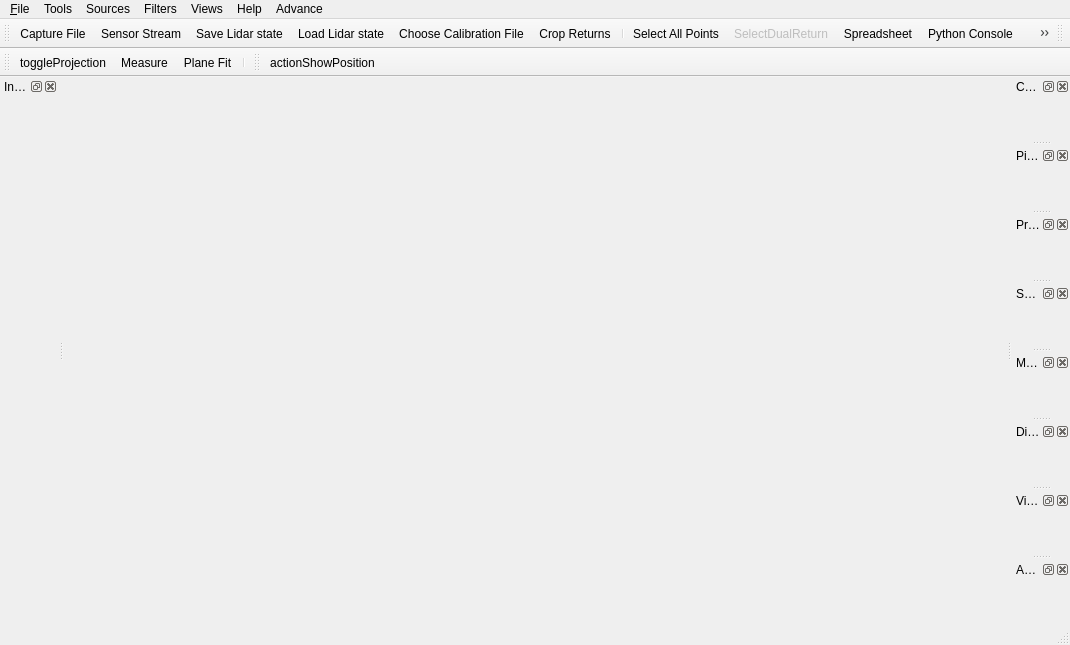
<?xml version="1.0" encoding="UTF-8"?>
<ui version="4.0">
 <class>vvMainWindow</class>
 <widget class="QMainWindow" name="vvMainWindow">
  <property name="geometry">
   <rect>
    <x>0</x>
    <y>0</y>
    <width>1070</width>
    <height>645</height>
   </rect>
  </property>
  <property name="acceptDrops">
   <bool>true</bool>
  </property>
  <property name="windowTitle">
   <string>MainWindow</string>
  </property>
  <property name="windowIcon">
   <iconset resource="vvResources.qrc">
    <normaloff>:/vvResources/Icons/logo.png</normaloff>:/vvResources/Icons/logo.png</iconset>
  </property>
  <widget class="QWidget" name="centralwidget">
   <property name="acceptDrops">
    <bool>true</bool>
   </property>
  </widget>
  <widget class="QMenuBar" name="menubar">
   <property name="geometry">
    <rect>
     <x>0</x>
     <y>0</y>
     <width>1070</width>
     <height>25</height>
    </rect>
   </property>
   <widget class="QMenu" name="menu_File">
    <property name="title">
     <string>&amp;File</string>
    </property>
    <widget class="QMenu" name="menuRecent_Files">
     <property name="title">
      <string>&amp;Recent Files</string>
     </property>
     <addaction name="separator"/>
     <addaction name="actionClear_Menu"/>
    </widget>
    <widget class="QMenu" name="menuSaveAs">
     <property name="title">
      <string>Save &amp;As</string>
     </property>
     <addaction name="actionSavePCAP"/>
     <addaction name="actionSaveCSV"/>
     <addaction name="actionSavePositionCSV"/>
    </widget>
    <widget class="QMenu" name="menu_Open">
     <property name="title">
      <string>&amp;Open</string>
     </property>
     <addaction name="actionOpenPcap"/>
     <addaction name="actionOpen_Sensor_Stream"/>
     <addaction name="separator"/>
     <addaction name="actionChoose_Calibration_File"/>
    </widget>
    <addaction name="menu_Open"/>
    <addaction name="menuRecent_Files"/>
    <addaction name="separator"/>
    <addaction name="menuSaveAs"/>
    <addaction name="actionSaveScreenshot"/>
    <addaction name="separator"/>
    <addaction name="actionClose"/>
    <addaction name="separator"/>
    <addaction name="actionE_xit"/>
   </widget>
   <widget class="QMenu" name="menuTools">
    <property name="title">
     <string>Tools</string>
    </property>
    <widget class="QMenu" name="menuDebugging">
     <property name="title">
      <string>Debugging</string>
     </property>
     <addaction name="actionNative_File_Dialogs"/>
     <addaction name="actionAdvanceFeature"/>
    </widget>
    <widget class="QMenu" name="menuDualReturnMode">
     <property name="title">
      <string>&amp;Dual Return Mode</string>
     </property>
     <addaction name="actionDualReturnModeDual"/>
     <addaction name="actionDualReturnDistanceNear"/>
     <addaction name="actionDualReturnDistanceFar"/>
     <addaction name="actionDualReturnIntensityHigh"/>
     <addaction name="actionDualReturnIntensityLow"/>
    </widget>
    <widget class="QMenu" name="menuProcessing_Options">
     <property name="title">
      <string>Processing Options</string>
     </property>
     <addaction name="actionCorrectIntensityValues"/>
     <addaction name="actionFastRenderer"/>
     <addaction name="actionIgnoreZeroDistances"/>
     <addaction name="actionHideDropPoints"/>
     <addaction name="actionIntraFiringAdjust"/>
     <addaction name="actionIgnoreEmptyFrames"/>
    </widget>
    <addaction name="actionSpreadsheet"/>
    <addaction name="actionMeasurement_Grid"/>
    <addaction name="actionShowRPM"/>
    <addaction name="actionGrid_Properties"/>
    <addaction name="separator"/>
    <addaction name="actionChoose_Calibration_File"/>
    <addaction name="actionLaserSelection"/>
    <addaction name="actionCropReturns"/>
    <addaction name="menuDualReturnMode"/>
    <addaction name="actionSelectDualReturn"/>
    <addaction name="separator"/>
    <addaction name="menuProcessing_Options"/>
    <addaction name="separator"/>
    <addaction name="actionRecord"/>
    <addaction name="separator"/>
    <addaction name="separator"/>
    <addaction name="actionPython_Console"/>
    <addaction name="actionShowErrorDialog"/>
    <addaction name="separator"/>
    <addaction name="menuDebugging"/>
    <addaction name="separator"/>
   </widget>
   <widget class="QMenu" name="menuHelp">
    <property name="title">
     <string>Help</string>
    </property>
    <action name="actionResetDefaultSettings">
     <property name="text">
      <string>Reset LidarView settings</string>
     </property>
     <property name="iconText">
      <string>This will reset all LidarView settings by default</string>
     </property>
    </action>
    <addaction name="actionAbout_LidarView"/>
    <addaction name="separator"/>
    <addaction name="actionLidarViewUserGuide"/>
    <addaction name="actionLidarViewDeveloperGuide"/>
    <addaction name="actionResetDefaultSettings"/>
   </widget>
   <widget class="QMenu" name="menuViews">
    <property name="title">
     <string>Views</string>
    </property>
   </widget>
   <widget class="QMenu" name="menuFilters">
    <property name="title">
     <string>Filters</string>
    </property>
   </widget>
   <widget class="QMenu" name="menuSources">
    <property name="title">
     <string>Sources</string>
    </property>
   </widget>
   <widget class="QMenu" name="menuAdvance">
    <property name="title">
     <string>Advance</string>
    </property>
   </widget>
   <addaction name="menu_File"/>
   <addaction name="menuTools"/>
   <addaction name="menuSources"/>
   <addaction name="menuFilters"/>
   <addaction name="menuViews"/>
   <addaction name="menuHelp"/>
   <addaction name="menuAdvance"/>
  </widget>
  <widget class="pqStatusBar" name="statusbar"/>
  <widget class="QToolBar" name="toolBar">
   <property name="windowTitle">
    <string>Basic Controls</string>
   </property>
   <attribute name="toolBarArea">
    <enum>TopToolBarArea</enum>
   </attribute>
   <attribute name="toolBarBreak">
    <bool>false</bool>
   </attribute>
   <addaction name="actionOpenPcap"/>
   <addaction name="actionOpen_Sensor_Stream"/>
   <addaction name="actionSaveLidarState"/>
   <addaction name="actionLoadLidarState"/>
   <addaction name="actionChoose_Calibration_File"/>
   <addaction name="actionCropReturns"/>
   <addaction name="separator"/>
   <addaction name="actionSelect_All_Points"/>
   <addaction name="actionSelectDualReturn2"/>
   <addaction name="actionSpreadsheet"/>
   <addaction name="actionPython_Console"/>
   <addaction name="actionShowErrorDialog"/>
   <addaction name="actionEnableAdvancedArrays"/>
</widget>
  <widget class="lqColorToolbar" name="colorToolBar">
   <property name="windowTitle">
    <string>Color Controls</string>
   </property>
   <attribute name="toolBarArea">
    <enum>TopToolBarArea</enum>
   </attribute>
   <attribute name="toolBarBreak">
    <bool>false</bool>
   </attribute>
  </widget>
  <widget class="QToolBar" name="viewSettings">
   <property name="windowTitle">
    <string>View Controls</string>
   </property>
   <attribute name="toolBarArea">
    <enum>TopToolBarArea</enum>
   </attribute>
   <attribute name="toolBarBreak">
    <bool>true</bool>
   </attribute>
   <addaction name="actionToggleProjection"/>
   <addaction name="actionMeasure"/>
   <addaction name="actionPlaneFit"/>
   <addaction name="separator"/>
  </widget>
  <widget class="QToolBar" name="geolocationToolbar">
   <property name="windowTitle">
    <string>Geolocation Controls</string>
   </property>
   <attribute name="toolBarArea">
    <enum>TopToolBarArea</enum>
   </attribute>
   <attribute name="toolBarBreak">
    <bool>false</bool>
   </attribute>
   <addaction name="actionShowPosition"/>
  </widget>
  <widget class="QDockWidget" name="colorMapEditorDock">
   <property name="windowTitle">
    <string>Color Map Editor</string>
   </property>
   <attribute name="dockWidgetArea">
    <number>2</number>
   </attribute>
   <widget class="pqColorMapEditor" name="colorMapEditorPanel"/>
  </widget>
  <widget class="QDockWidget" name="pipelineBrowserDock">
   <property name="features">
    <set>QDockWidget::AllDockWidgetFeatures</set>
   </property>
   <property name="windowTitle">
    <string>Pipeline Browser</string>
   </property>
   <attribute name="dockWidgetArea">
    <number>2</number>
   </attribute>
   <widget class="pqPipelineBrowserWidget" name="pipelineBrowser"/>
  </widget>
  <widget class="QDockWidget" name="propertiesDock">
   <property name="features">
    <set>QDockWidget::AllDockWidgetFeatures</set>
   </property>
   <property name="windowTitle">
    <string>Properties</string>
   </property>
   <attribute name="dockWidgetArea">
    <number>2</number>
   </attribute>
   <widget class="pqPropertiesPanel" name="propertiesPanel"/>
  </widget>
  <widget class="QDockWidget" name="spreadSheetDock">
   <property name="windowTitle">
    <string>SpreadSheet</string>
   </property>
   <attribute name="dockWidgetArea">
    <number>2</number>
   </attribute>
   <widget class="QWidget" name="spreadSheet"/>
  </widget>
  <widget class="QDockWidget" name="memoryInspectorDock">
   <property name="windowTitle">
    <string>Memory Inspector</string>
   </property>
   <attribute name="dockWidgetArea">
    <number>2</number>
   </attribute>
   <widget class="pqMemoryInspectorPanel" name="memoryInspectorPanel"/>
  </widget>
  <widget class="QDockWidget" name="informationDock">
   <property name="windowTitle">
    <string>Information</string>
   </property>
   <attribute name="dockWidgetArea">
    <number>1</number>
   </attribute>
   <widget class="pqProxyInformationWidget" name="proxyInformationWidget"/>
  </widget>
  <widget class="QDockWidget" name="displayPropertiesDock">
   <property name="windowTitle">
    <string>Display</string>
   </property>
   <attribute name="dockWidgetArea">
    <number>2</number>
   </attribute>
   <widget class="pqPropertiesPanel" name="displayPropertiesPanel"/>
  </widget>
  <widget class="QDockWidget" name="viewPropertiesDock">
   <property name="windowTitle">
    <string>View</string>
   </property>
   <attribute name="dockWidgetArea">
    <number>2</number>
   </attribute>
   <widget class="pqPropertiesPanel" name="viewPropertiesPanel"/>
  </widget>
  <widget class="QDockWidget" name="viewAnimationDock">
   <property name="windowTitle">
    <string>Animation</string>
   </property>
   <attribute name="dockWidgetArea">
    <number>2</number>
   </attribute>
   <widget class="pqPVAnimationWidget" name="animationPanel"/>
  </widget>
  <action name="actionE_xit">
   <property name="text">
    <string>E&amp;xit</string>
   </property>
   <property name="statusTip">
    <string>Exit Application</string>
   </property>
   <property name="shortcut">
    <string>Ctrl+Q</string>
   </property>
  </action>
  <action name="actionOpenPcap">
   <property name="icon">
    <iconset resource="../Plugins/VelodyneUIPlugin/Ui/images/resources.qrc">
     <normaloff>:/LidarViewPlugin/WiresharkDoc-128.png</normaloff>:/LidarViewPlugin/WiresharkDoc-128.png</iconset>
   </property>
   <property name="text">
    <string>&amp;Capture File...</string>
   </property>
   <property name="toolTip">
    <string>Open a Wireshark-format capture file with data collected from a lidar sensor</string>
   </property>
   <property name="statusTip">
    <string>Open Data File</string>
   </property>
   <property name="shortcut">
    <string>Ctrl+O</string>
   </property>
  </action>
  <action name="actionSelect_Visible_Points">
   <property name="icon">
    <iconset resource="vvResources.qrc">
     <normaloff>:/vvResources/Icons/pqSurfaceSelectionPoint24.png</normaloff>:/vvResources/Icons/pqSurfaceSelectionPoint24.png</iconset>
   </property>
   <property name="text">
    <string>Select Visible Points</string>
   </property>
   <property name="toolTip">
    <string>Select Visible Points (s)</string>
   </property>
  </action>
  <action name="actionSelect_All_Points">
   <property name="checkable">
    <bool>true</bool>
   </property>
   <property name="icon">
    <iconset resource="vvResources.qrc">
     <normaloff>:/vvResources/Icons/pqFrustumSelectionPoint24.png</normaloff>:/vvResources/Icons/pqFrustumSelectionPoint24.png</iconset>
   </property>
   <property name="text">
    <string>Select All Points</string>
   </property>
   <property name="toolTip">
    <string>Select All Points (g)</string>
   </property>
  </action>
  <action name="actionSpreadsheet">
   <property name="checkable">
    <bool>true</bool>
   </property>
   <property name="icon">
    <iconset resource="vvResources.qrc">
     <normaloff>:/vvResources/Icons/pqSpreadsheet16.png</normaloff>:/vvResources/Icons/pqSpreadsheet16.png</iconset>
   </property>
   <property name="text">
    <string>Spreadsheet</string>
   </property>
   <property name="toolTip">
    <string>Spreadsheet</string>
   </property>
   <property name="shortcut">
    <string>Ctrl+T</string>
   </property>
  </action>
  <action name="actionOpen_Sensor_Stream">
   <property name="icon">
    <iconset resource="../Plugins/VelodyneUIPlugin/Ui/images/resources.qrc">
     <normaloff>:/LidarViewPlugin/lidar.png</normaloff>:/LidarViewPlugin/lidar.png</iconset>
   </property>
   <property name="text">
    <string>Sensor &amp;Stream...</string>
   </property>
   <property name="shortcut">
    <string>Ctrl+K</string>
   </property>
  </action>
  <action name="actionSaveLidarState">
   <property name="icon">
    <iconset resource="../LVCore/ApplicationComponents/lqResources.qrc">
     <normaloff>:/lqResources/Icons/pqSaveState.png</normaloff>:/lqResources/Icons/pqSaveState.png</iconset>
   </property>
   <property name="text">
    <string>Save Lidar state</string>
   </property>
  </action>
  <action name="actionLoadLidarState">
   <property name="icon">
    <iconset resource="../LVCore/ApplicationComponents/lqResources.qrc">
     <normaloff>:/lqResources/Icons/pqLoadState.png</normaloff>:/lqResources/Icons/pqLoadState.png</iconset>
   </property>
   <property name="text">
    <string>Load Lidar state</string>
   </property>
  </action>
  <action name="actionChoose_Calibration_File">
   <property name="icon">
    <iconset resource="../Plugins/VelodyneUIPlugin/Ui/images/resources.qrc">
     <normaloff>:/LidarViewPlugin/calibrate.png</normaloff>:/LidarViewPlugin/calibrate.png</iconset>
   </property>
   <property name="text">
    <string>Choose &amp;Calibration File...</string>
   </property>
  </action>
  <action name="actionPause">
   <property name="icon">
    <iconset>
     <normaloff>:/LidarViewPlugin/media-playback-pause.png</normaloff>:/LidarViewPlugin/media-playback-pause.png</iconset>
   </property>
   <property name="text">
    <string>Pause</string>
   </property>
   <property name="shortcut">
    <string>Space</string>
   </property>
  </action>
  <action name="actionPython_Console">
   <property name="icon">
    <iconset resource="vvResources.qrc">
     <normaloff>:/vvResources/Icons/python_logo_124.png</normaloff>:/vvResources/Icons/python_logo_124.png</iconset>
   </property>
   <property name="text">
    <string>Python Console</string>
   </property>
   <property name="shortcut">
    <string>F8</string>
   </property>
  </action>
  <action name="actionClose">
   <property name="text">
    <string>&amp;Close Data</string>
   </property>
   <property name="toolTip">
    <string>Close Data</string>
   </property>
   <property name="shortcut">
    <string>Ctrl+W</string>
   </property>
  </action>
  <action name="actionMeasurement_Grid">
   <property name="checkable">
    <bool>true</bool>
   </property>
   <property name="checked">
    <bool>true</bool>
   </property>
   <property name="text">
    <string>Measurement Grid</string>
   </property>
   <property name="shortcut">
    <string>Ctrl+G</string>
   </property>
  </action>
  <action name="actionSaveScreenshot">
   <property name="text">
    <string>Save &amp;Screenshot...</string>
   </property>
  </action>
  <action name="actionSaveCSV">
   <property name="icon">
    <iconset resource="../Plugins/VelodyneUIPlugin/Ui/images/resources.qrc">
     <normaloff>:/LidarViewPlugin/csv.png</normaloff>:/LidarViewPlugin/csv.png</iconset>
   </property>
   <property name="text">
    <string>Save &amp;CSV...</string>
   </property>
  </action>
  <action name="actionGrid_Properties">
   <property name="text">
    <string>Grid Properties</string>
   </property>
  </action>
  <action name="actionSavePCAP">
   <property name="icon">
    <iconset resource="../Plugins/VelodyneUIPlugin/Ui/images/resources.qrc">
     <normaloff>:/LidarViewPlugin/WiresharkDoc-128.png</normaloff>:/LidarViewPlugin/WiresharkDoc-128.png</iconset>
   </property>
   <property name="text">
    <string>Save PCAP...</string>
   </property>
   <property name="iconText">
    <string>Save PCAP</string>
   </property>
   <property name="toolTip">
    <string>Save PCAP</string>
   </property>
  </action>
  <action name="actionAbout_LidarView">
   <property name="text">
    <string>About ...</string>
   </property>
  </action>
  <action name="actionLidarViewDeveloperGuide">
   <property name="text">
    <string>Developer's Guide</string>
   </property>
  </action>
  <action name="actionRecent_file1">
   <property name="text">
    <string>recent_file1</string>
   </property>
  </action>
  <action name="actionRecent_file2">
   <property name="text">
    <string>recent_file2</string>
   </property>
  </action>
  <action name="actionRecent_file3">
   <property name="text">
    <string>recent_file3</string>
   </property>
  </action>
  <action name="actionRecent_file4">
   <property name="text">
    <string>recent_file4</string>
   </property>
  </action>
  <action name="actionRecent_file5">
   <property name="text">
    <string>recent_file5</string>
   </property>
  </action>
  <action name="actionClear_Menu">
   <property name="text">
    <string>Clear Menu</string>
   </property>
  </action>
  <action name="actionNative_File_Dialogs">
   <property name="checkable">
    <bool>true</bool>
   </property>
   <property name="checked">
    <bool>true</bool>
   </property>
   <property name="text">
    <string>Native File Dialogs</string>
   </property>
  </action>
  <action name="actionToggleProjection">
   <property name="checkable">
    <bool>true</bool>
   </property>
   <property name="icon">
    <iconset resource="vvResources.qrc">
     <normaloff>:/vvResources/Icons/ViewOrtho.png</normaloff>
     <normalon>:/vvResources/Icons/ViewPerspective.png</normalon>:/vvResources/Icons/ViewOrtho.png</iconset>
   </property>
   <property name="text">
    <string>toggleProjection</string>
   </property>
   <property name="toolTip">
    <string>Toggle between projective and orthogonal view</string>
   </property>
  </action>
  <action name="actionLidarViewUserGuide">
   <property name="text">
    <string>User's Guide</string>
   </property>
   <property name="shortcut">
    <string>F1</string>
   </property>
  </action>
  <action name="actionMeasure">
   <property name="checkable">
    <bool>true</bool>
   </property>
   <property name="icon">
    <iconset resource="vvResources.qrc">
     <normaloff>:/vvResources/Icons/Measurements.png</normaloff>:/vvResources/Icons/Measurements.png</iconset>
   </property>
   <property name="text">
    <string>Measure</string>
   </property>
   <property name="toolTip">
    <string>Measure the distance (in meters) between two screen points.&lt;br/&gt;To draw a ruler line, click this button, then hold down the &lt;b&gt;Ctrl key&lt;/b&gt; and the &lt;b&gt;left button&lt;/b&gt; of your mouse. &lt;br/&gt;&lt;u&gt;This feature is only available in orthogonal projection.&lt;/u&gt;</string>
   </property>
  </action>
  <action name="actionPlaneFit">
   <property name="icon">
    <iconset resource="vvResources.qrc">
     <normaloff>:/vvResources/Icons/planefit.png</normaloff>:/vvResources/Icons/planefit.png</iconset>
   </property>
   <property name="text">
    <string>Plane Fit</string>
   </property>
   <property name="toolTip">
    <string>Plane Fit to selection</string>
   </property>
  </action>
  <action name="actionSavePositionCSV">
   <property name="icon">
    <iconset resource="vvResources.qrc">
     <normaloff>:/vvResources/Icons/pqSpreadsheet16.png</normaloff>:/vvResources/Icons/pqSpreadsheet16.png</iconset>
   </property>
   <property name="text">
    <string>Save Position CSV...</string>
   </property>
  </action>
  <action name="actionGPSApply">
   <property name="checkable">
    <bool>true</bool>
   </property>
   <property name="icon">
    <iconset resource="vvResources.qrc">
     <normaloff>:/vvResources/Icons/location.png</normaloff>:/vvResources/Icons/location.png</iconset>
   </property>
   <property name="text">
    <string>GPSApply</string>
   </property>
   <property name="toolTip">
    <string>Apply geolocation</string>
   </property>
  </action>
  <action name="actionAbsolute">
   <property name="checkable">
    <bool>true</bool>
   </property>
   <property name="icon">
    <iconset resource="vvResources.qrc">
     <normaloff>:/vvResources/Icons/absolute.png</normaloff>:/vvResources/Icons/absolute.png</iconset>
   </property>
   <property name="text">
    <string>absolute</string>
   </property>
   <property name="toolTip">
    <string>Geolocation in absolute coordinates</string>
   </property>
  </action>
  <action name="actionLaserSelection">
   <property name="text">
    <string>Laser Selection...</string>
   </property>
  </action>
  <action name="actionSaveLAS">
   <property name="icon">
    <iconset resource="../Plugins/VelodyneUIPlugin/Ui/images/resources.qrc">
     <normaloff>:/LidarViewPlugin/las.png</normaloff>:/LidarViewPlugin/las.png</iconset>
   </property>
   <property name="text">
    <string>Save &amp;LAS</string>
   </property>
   <property name="toolTip">
    <string>Save to ASPRS LAS format</string>
   </property>
  </action>
  <action name="actionCropReturns">
   <property name="icon">
    <iconset resource="../Plugins/VelodyneUIPlugin/Ui/images/resources.qrc">
     <normaloff>:/LidarViewPlugin/crop.png</normaloff>:/LidarViewPlugin/crop.png</iconset>
   </property>
   <property name="text">
    <string>Crop Returns...</string>
   </property>
  </action>
  <action name="actionDualReturnModeDual">
   <property name="checkable">
    <bool>true</bool>
   </property>
   <property name="checked">
    <bool>true</bool>
   </property>
   <property name="enabled">
    <bool>false</bool>
   </property>
   <property name="text">
    <string>&amp;Dual</string>
   </property>
   <property name="toolTip">
    <string>Show both returns of a dual return</string>
   </property>
  </action>
  <action name="actionDualReturnDistanceNear">
   <property name="checkable">
    <bool>true</bool>
   </property>
   <property name="enabled">
    <bool>false</bool>
   </property>
   <property name="text">
    <string>&amp;Near Distance</string>
   </property>
   <property name="toolTip">
    <string>Show nearer distance return of a dual return</string>
   </property>
  </action>
  <action name="actionDualReturnDistanceFar">
   <property name="checkable">
    <bool>true</bool>
   </property>
   <property name="enabled">
    <bool>false</bool>
   </property>
   <property name="text">
    <string>&amp;Far Distance</string>
   </property>
   <property name="toolTip">
    <string>Show farther distance return of a dual return</string>
   </property>
  </action>
  <action name="actionDualReturnIntensityHigh">
   <property name="checkable">
    <bool>true</bool>
   </property>
   <property name="enabled">
    <bool>false</bool>
   </property>
   <property name="text">
    <string>&amp;High Intensity</string>
   </property>
   <property name="toolTip">
    <string>Show higher intensity return of a dual return</string>
   </property>
  </action>
  <action name="actionDualReturnIntensityLow">
   <property name="checkable">
    <bool>true</bool>
   </property>
   <property name="enabled">
    <bool>false</bool>
   </property>
   <property name="text">
    <string>&amp;Low Intensity</string>
   </property>
   <property name="toolTip">
    <string>Show lower intensity return of a dual return</string>
   </property>
  </action>
  <action name="actionShowRPM">
   <property name="checkable">
    <bool>true</bool>
   </property>
   <property name="enabled">
    <bool>true</bool>
   </property>
   <property name="text">
    <string>Show RPM</string>
   </property>
   <property name="toolTip">
    <string>Display the rotations per minute</string>
   </property>
  </action>
  <action name="actionCorrectIntensityValues">
   <property name="checkable">
    <bool>true</bool>
   </property>
   <property name="enabled">
    <bool>false</bool>
   </property>
   <property name="text">
    <string>Apply HDL-64E Intensity Corrections</string>
   </property>
  </action>
  <action name="actionSelectDualReturn">
   <property name="text">
    <string>Select dual returns</string>
   </property>
   <property name="toolTip">
    <string>Select the dual returns of the current selection</string>
   </property>
   <property name="shortcut">
    <string>Ctrl+D</string>
   </property>
  </action>
  <action name="actionSelectDualReturn2">
   <property name="enabled">
    <bool>false</bool>
   </property>
   <property name="icon">
    <iconset resource="vvResources.qrc">
     <normaloff>:/vvResources/Icons/pqSurfaceSelectionPoint24.png</normaloff>:/vvResources/Icons/pqSurfaceSelectionPoint24.png</iconset>
   </property>
   <property name="text">
    <string>SelectDualReturn</string>
   </property>
   <property name="toolTip">
    <string>Select the dual returns of the current selection</string>
   </property>
  </action>
  <action name="actionPersisting_Grid_Properties">
   <property name="checkable">
    <bool>true</bool>
   </property>
   <property name="enabled">
    <bool>false</bool>
   </property>
   <property name="text">
    <string>Persisting Grid Properties</string>
   </property>
  </action>
  <action name="actionShowErrorDialog">
   <property name="icon">
    <iconset resource="vvResources.qrc">
     <normaloff>:/vvResources/Icons/errorConsole.png</normaloff>:/vvResources/Icons/errorConsole.png</iconset>
   </property>
   <property name="text">
    <string>Error Console</string>
   </property>
   <property name="toolTip">
    <string>Show the error console.</string>
   </property>
  </action>
  <action name="actionEnableAdvancedArrays">
   <property name="icon">
    <iconset resource="../LVCore/ApplicationComponents/lqResources.qrc">
     <normaloff>:/lqResources/Icons/EnableAdvancedArrays.png</normaloff>:/lqResources/Icons/EnableAdvancedArrays.png</iconset>
   </property>
   <property name="text">
    <string>Enable Advanced Arrays</string>
   </property>
   <property name="toolTip">
    <string>Enable the interpreter's advanced arrays.</string>
   </property>
  </action>
  <action name="actionIgnoreZeroDistances">
   <property name="checkable">
    <bool>true</bool>
   </property>
   <property name="checked">
    <bool>true</bool>
   </property>
   <property name="enabled">
    <bool>true</bool>
   </property>
   <property name="text">
    <string>Ignore returns with distance equals to 0</string>
   </property>
  </action>
  <action name="actionHideDropPoints">
   <property name="checkable">
    <bool>true</bool>
   </property>
   <property name="checked">
    <bool>true</bool>
   </property>
   <property name="enabled">
    <bool>true</bool>
   </property>
   <property name="text">
    <string>Hide points marked with drop flag</string>
   </property>
  </action>
  <action name="actionIntraFiringAdjust">
   <property name="checkable">
    <bool>true</bool>
   </property>
   <property name="checked">
    <bool>true</bool>
   </property>
   <property name="enabled">
    <bool>true</bool>
   </property>
   <property name="text">
    <string>Adjust intra-firing timings and azimuths</string>
   </property>
  </action>
  <action name="actionIgnoreEmptyFrames">
   <property name="checkable">
    <bool>true</bool>
   </property>
   <property name="checked">
    <bool>true</bool>
   </property>
   <property name="text">
    <string>Ignore empty frames</string>
   </property>
  </action>
  <action name="actionFastRenderer">
   <property name="checkable">
    <bool>true</bool>
   </property>
   <property name="enabled">
    <bool>false</bool>
   </property>
   <property name="text">
    <string>Apply VLS-128 Fast Renderering</string>
   </property>
  </action>
  <action name="actionAdvanceFeature">
   <property name="checkable">
    <bool>true</bool>
   </property>
   <property name="checked">
    <bool>true</bool>
   </property>
   <property name="text">
    <string>Advanced Feature</string>
   </property>
  </action>
  <action name="actionShowPosition">
   <property name="checkable">
    <bool>true</bool>
   </property>
   <property name="icon">
    <iconset resource="vvResources.qrc">
     <normaloff>:/vvResources/Icons/map.png</normaloff>:/vvResources/Icons/map.png</iconset>
   </property>
   <property name="text">
    <string>actionShowPosition</string>
   </property>
   <property name="toolTip">
    <string>Show the GPS Track</string>
   </property>
  </action>
  <action name="actionResetCenterToLidarCenter">
   <property name="icon">
    <iconset resource="vvResources.qrc">
     <normaloff>:/vvResources/Icons/pqResetCenterLidar.png</normaloff>:/vvResources/Icons/pqResetCenterLidar.png</iconset>
   </property>
   <property name="text">
    <string>Reset center to lidar (Ctrl+Alt+l)</string>
   </property>
   </action>
  <action name="actionResetCameraLidar">
   <property name="icon">
    <iconset resource="vvResources.qrc">
     <normaloff>:/vvResources/Icons/pqResetCameraLidar.png</normaloff>:/vvResources/Icons/pqResetCameraLidar.png</iconset>
   </property>
   <property name="text">
    <string>Reset camera view to predefined viewpoint - 30 degrees behind the grid center (Ctrl+Alt+v)</string>
   </property>
   </action>
   <action name="actionRecord">
    <property name="icon">
     <iconset resource="Ui/Widgets/images/resources.qrc">
      <normaloff>:/LidarViewPlugin/media-record.png</normaloff>:/LidarViewPlugin/media-record.png</iconset>
    </property>
    <property name="text">
     <string>Record</string>
    </property>
   </action>
 </widget>
 <customwidgets>
  <customwidget>
   <class>lqColorToolbar</class>
   <extends>QToolBar</extends>
   <header>lqColorToolbar.h</header>
  </customwidget>
  <customwidget>
   <class>pqColorMapEditor</class>
   <extends>QWidget</extends>
   <header>pqColorMapEditor.h</header>
   <container>1</container>
  </customwidget>
  <customwidget>
   <class>pqPipelineBrowserWidget</class>
   <extends>QWidget</extends>
   <header>pqPipelineBrowserWidget.h</header>
   <container>1</container>
  </customwidget>
  <customwidget>
   <class>pqPropertiesPanel</class>
   <extends>QWidget</extends>
   <header>pqPropertiesPanel.h</header>
   <container>1</container>
  </customwidget>
  <customwidget>
   <class>pqProxyInformationWidget</class>
   <extends>QWidget</extends>
   <header>pqProxyInformationWidget.h</header>
   <container>1</container>
  </customwidget>
  <customwidget>
   <class>pqMemoryInspectorPanel</class>
   <extends>QWidget</extends>
   <header>pqMemoryInspectorPanel.h</header>
   <container>1</container>
  </customwidget>
  <customwidget>
   <class>pqStatusBar</class>
   <extends>QStatusBar</extends>
   <header>pqStatusBar.h</header>
  </customwidget>
  <customwidget>
   <class>pqPVAnimationWidget</class>
   <extends>QWidget</extends>
   <header>pqPVAnimationWidget.h</header>
   <container>1</container>
  </customwidget>
 </customwidgets>
 <resources>
  <include location="../Plugins/VelodyneUIPlugin/Ui/images/resources.qrc"/>
  <include location="vvResources.qrc"/>
  <include location="../LVCore/ApplicationComponents/lqResources.qrc"/>
</resources>
 <connections>
  <connection>
   <sender>actionE_xit</sender>
   <signal>triggered()</signal>
   <receiver>vvMainWindow</receiver>
   <slot>close()</slot>
   <hints>
    <hint type="sourcelabel">
     <x>-1</x>
     <y>-1</y>
    </hint>
    <hint type="destinationlabel">
     <x>399</x>
     <y>299</y>
    </hint>
   </hints>
  </connection>
 </connections>
</ui>
